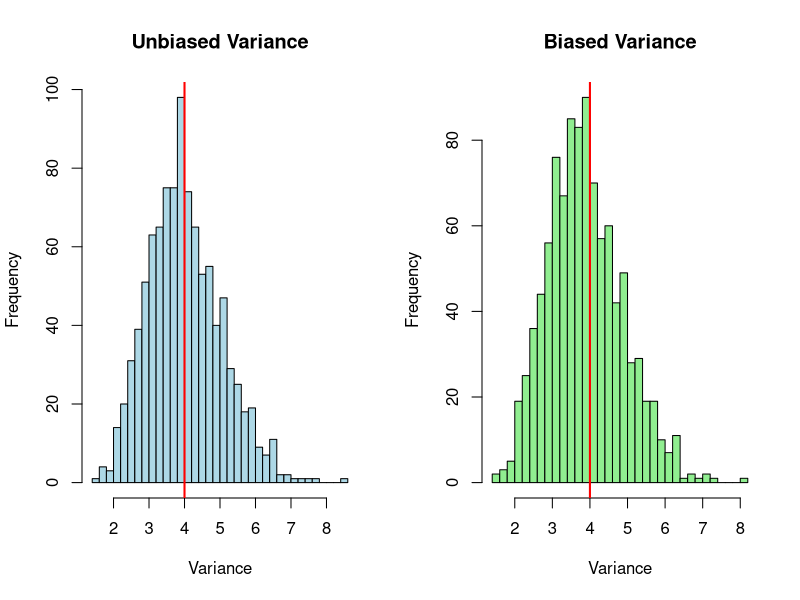
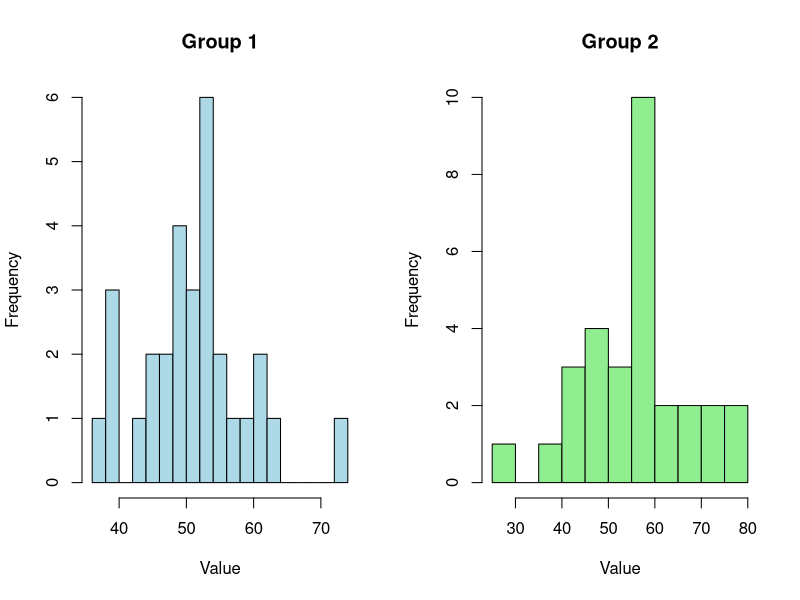

Source code (R) for these figures, in order:
set.seed(123)

# Parameters
mu <- 5; sigma <- 2; n <- 30; N <- 1000

# Simulate samples
samples <- replicate(N, rnorm(n, mu, sigma))

# Compute variances
v_unbiased <- apply(samples, 2, var)
v_biased <- apply(samples, 2, function(x) sum((x - mean(x))^2)/n)

# Plot histograms
par(mfrow=c(1,2))
hist(v_unbiased, breaks=30, col="lightblue", main="Unbiased Variance", xlab="Variance"); abline(v=sigma^2, col="red", lwd=2)
hist(v_biased, breaks=30, col="lightgreen", main="Biased Variance", xlab="Variance"); abline(v=sigma^2, col="red", lwd=2)

# Z-test for two groups
g1 <- rnorm(30, 50, 10); g2 <- rnorm(30, 55, 10)
z <- (mean(g1)-mean(g2)) / sqrt(sd(g1)^2/length(g1) + sd(g2)^2/length(g2))
p <- 2*(1 - pnorm(abs(z)))
cat("Z =", round(z,3), "p-value =", round(p,4), "\n")

# Plot group histograms
par(mfrow=c(1,2))
hist(g1, breaks=15, col="lightblue", main="Group 1", xlab="Value")
hist(g2, breaks=15, col="lightgreen", main="Group 2", xlab="Value")
